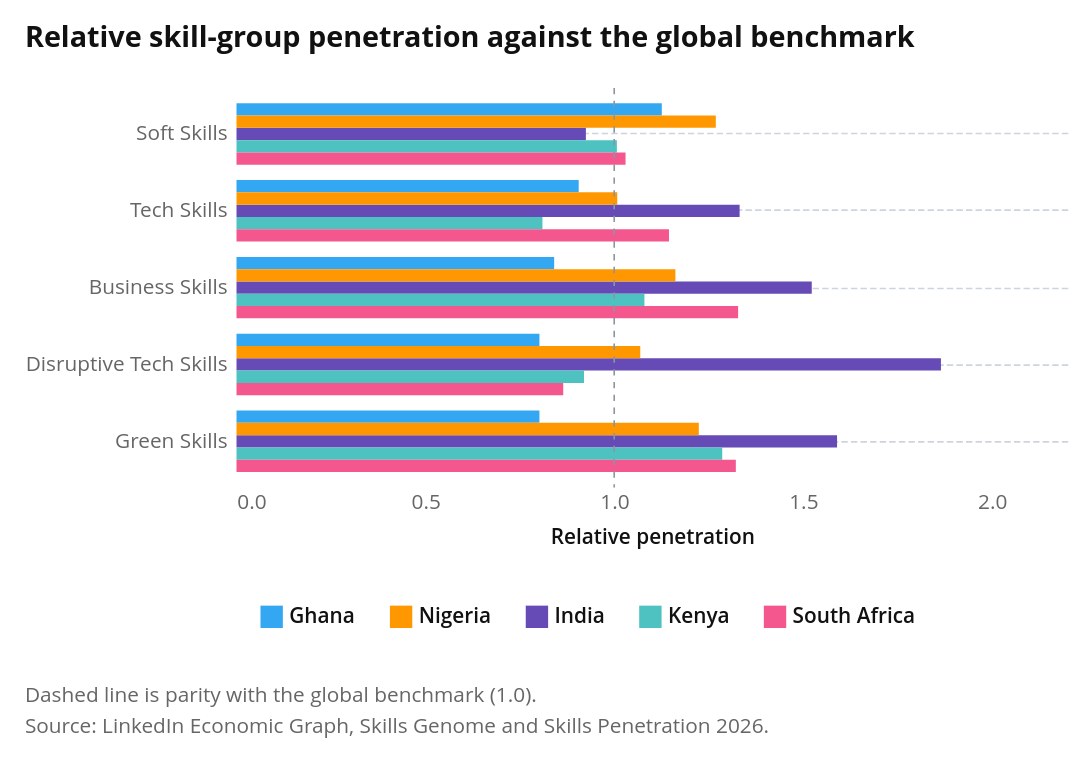

The cell this chart's notebook holds for it:
### Markdown cell above
### Pooled by country (2017–2025)

### Code cell
comparators = read_comparators()
skill_penetration = read_skills("3A - SPP Ctry", header=5, countries=COUNTRIES).assign(
    **{c: lambda d, c=c: pd.to_numeric(d[c]) for c in ["Average", "Global", "Relative"]}
)
skill_penetration.to_csv(PROCESSED_PATH / "skill_penetration_country.csv", index=False)


def plot_country_penetration(data, width=520, height=250):
    """Plot relative skill-group penetration for the selected countries."""
    countries = [c for c in COUNTRIES if c in set(data["Country"])]
    highlight = alt.selection_point(fields=["Country"], bind="legend", name="pick")
    top = data["Relative"].max() * 1.08

    bars = (
        alt.Chart(data)
        .mark_bar()
        .encode(
            y=alt.Y("Skill:N", title=None, sort=SKILL_ORDER),
            yOffset=alt.YOffset("Country:N", sort=countries),
            x=alt.X(
                "mean(Relative):Q",
                title="Relative penetration",
                scale=alt.Scale(domain=[0, top]),
            ),
            color=alt.Color("Country:N", scale=skill_scale(countries), title=None),
            opacity=alt.when(highlight).then(alt.value(1)).otherwise(alt.value(0.25)),
            tooltip=[
                "Country:N",
                "Skill:N",
                alt.Tooltip("mean(Relative):Q", format=".2f", title="Relative"),
            ],
        )
        .add_params(highlight)
    )
    parity = (
        alt.Chart(data)
        .transform_aggregate(_rows="count()")
        .mark_rule(color=attaviz.REFERENCE, strokeDash=[4, 4])
        .encode(x=alt.datum(BENCHMARK))
    )
    chart = alt.layer(bars, parity).properties(
        width=width,
        height=height,
        title="Relative skill-group penetration against the global benchmark",
    )
    return attaviz.add_caption(
        chart,
        ["Dashed line is parity with the global benchmark (1.0).", SKILLS_NOTE],
        align="left",
    )


plot_country_penetration(skill_penetration)

### Figure 1 — Vega specification as saved in the notebook (floating-point values rounded to 4 significant figures)
{"$schema": "https://vega.github.io/schema/vega/v6.json", "data": [{"name": "pick_store"}, {"name": "source_0"}, {"name": "data_0"}, {"name": "data_1", "values": [{"Country": "Ghana", "Skill": "Business Skills", "mean_Relative": 0.841}, {"Country": "Ghana", "Skill": "Disruptive Tech Skills", "mean_Relative": 0.802}, {"Country": "Ghana", "Skill": "Green Skills", "mean_Relative": 0.802}, {"Country": "Ghana", "Skill": "Soft Skills", "mean_Relative": 1.126}, {"Country": "Ghana", "Skill": "Tech Skills", "mean_Relative": 0.906}, {"Country": "India", "Skill": "Business Skills", "mean_Relative": 1.523}, {"Country": "India", "Skill": "Disruptive Tech Skills", "mean_Relative": 1.865}, {"Country": "India", "Skill": "Green Skills", "mean_Relative": 1.59}, {"Country": "India", "Skill": "Soft Skills", "mean_Relative": 0.925}, {"Country": "India", "Skill": "Tech Skills", "mean_Relative": 1.332}, {"Country": "Kenya", "Skill": "Business Skills", "mean_Relative": 1.08}, {"Country": "Kenya", "Skill": "Disruptive Tech Skills", "mean_Relative": 0.92}, {"Country": "Kenya", "Skill": "Green Skills", "mean_Relative": 1.286}, {"Country": "Kenya", "Skill": "Soft Skills", "mean_Relative": 1.007}, {"Country": "Kenya", "Skill": "Tech Skills", "mean_Relative": 0.81}, {"Country": "Nigeria", "Skill": "Business Skills", "mean_Relative": 1.162}, {"Country": "Nigeria", "Skill": "Disruptive Tech Skills", "mean_Relative": 1.069}, {"Country": "Nigeria", "Skill": "Green Skills", "mean_Relative": 1.224}, {"Country": "Nigeria", "Skill": "Soft Skills", "mean_Relative": 1.269}, {"Country": "Nigeria", "Skill": "Tech Skills", "mean_Relative": 1.008}, {"Country": "South Africa", "Skill": "Business Skills", "mean_Relative": 1.328}, {"Country": "South Africa", "Skill": "Disruptive Tech Skills", "mean_Relative": 0.865}, {"Country": "South Africa", "Skill": "Green Skills", "mean_Relative": 1.322}, {"Country": "South Africa", "Skill": "Soft Skills", "mean_Relative": 1.03}, {"Country": "South Africa", "Skill": "Tech Skills", "mean_Relative": 1.145}]}, {"name": "data_2", "values": [{"_rows": 25}]}, {"name": "data_0_yOffset_domain_Country", "values": [{"Country": "Ghana", "sort_field": 0.0}, {"Country": "India", "sort_field": 2.0}, {"Country": "Kenya", "sort_field": 3.0}, {"Country": "Nigeria", "sort_field": 1.0}, {"Country": "South Africa", "sort_field": 4.0}]}, {"name": "data_0_concat_0_y_domain_Skill", "values": [{"Skill": "Business Skills", "sort_field": 2.0}, {"Skill": "Disruptive Tech Skills", "sort_field": 3.0}, {"Skill": "Green Skills", "sort_field": 4.0}, {"Skill": "Soft Skills", "sort_field": 0.0}, {"Skill": "Tech Skills", "sort_field": 1.0}]}], "signals": [{"name": "childHeight", "value": 250}, {"name": "unit", "value": {}, "on": [{"events": "pointermove", "update": "isTuple(group()) ? group() : unit"}]}, {"name": "pick_Country_legend", "value": null, "on": [{"events": [{"source": "view", "markname": "Country_legend_symbols", "type": "click"}, {"source": "view", "markname": "Country_legend_labels", "type": "click"}, {"source": "view", "markname": "Country_legend_entries", "type": "click"}], "update": "isDefined(datum.value) ? datum.value : item().items[0].items[0].datum.value", "force": true}, {"events": [{"source": "view", "type": "click"}], "update": "!event.item || !datum ? null : pick_Country_legend", "force": true}]}, {"name": "pick", "update": "vlSelectionResolve(\"pick_store\", \"union\", true, true)"}], "marks": [{"type": "group", "name": "concat_0_group", "encode": {"update": {"width": {"signal": "width"}, "height": {"signal": "childHeight"}}}, "signals": [{"name": "pick_tuple", "update": "pick_Country_legend !== null ? {fields: pick_tuple_fields, values: [pick_Country_legend]} : null"}, {"name": "pick_tuple_fields", "value": [{"type": "E", "field": "Country"}]}, {"name": "pick_toggle", "value": false, "on": [{"events": {"merge": [{"source": "view", "type": "click"}]}, "update": "event.shiftKey"}]}, {"name": "pick_modify", "on": [{"events": {"signal": "pick_tuple"}, "update": "modify(\"pick_store\", pick_toggle ? null : pick_tuple, pick_toggle ? null : true, pick_toggle ? pick_tuple : null)"}]}], "marks": [{"type": "rect", "name": "view_52c181ed158c3895_0_marks", "from": {"data": "data_1"}, "encode": {"update": {"opacity": [{"value": 1, "test": "!length(data(\"pick_store\")) || vlSelectionTest(\"pick_store\", datum)"}, {"value": 0.25}], "y": {"field": "Skill", "scale": "concat_0_y", "offset": {"field": "Country", "scale": "yOffset"}}, "x2": {"value": 0, "scale": "concat_0_x"}, "fill": {"field": "Country", "scale": "color"}, "cornerRadiusTopRight": {"value": 0}, "height": {"signal": "max(0.25, bandwidth('yOffset'))"}, "x": {"field": "mean_Relative", "scale": "concat_0_x"}, "tooltip": {"signal": "{\"Country\": isValid(datum[\"Country\"]) ? isArray(datum[\"Country\"]) ? join(datum[\"Country\"], '\\n') : datum[\"Country\"] : \"\"+datum[\"Country\"], \"Skill\": isValid(datum[\"Skill\"]) ? isArray(datum[\"Skill\"]) ? join(datum[\"Skill\"], '\\n') : datum[\"Skill\"] : \"\"+datum[\"Skill\"], \"Relative\": format(datum[\"mean_Relative\"], \".2f\")}"}, "cornerRadiusBottomRight": {"value": 0}}}, "interactive": true, "style": ["bar"]}, {"type": "rule", "name": "concat_0_layer_1_marks", "from": {"data": "data_2"}, "encode": {"update": {"y2": {"field": {"signal": null, "datum": null, "group": "height", "parent": null}}, "strokeDash": {"value": [4, 4]}, "y": {"value": 0}, "x": {"value": 1, "scale": "concat_0_x"}, "stroke": {"value": "#8A969F"}}}, "style": ["rule"], "interactive": false}], "axes": [{"scale": "concat_0_y", "labels": false, "zindex": 0, "aria": false, "maxExtent": 0, "gridScale": "concat_0_x", "minExtent": 0, "ticks": false, "grid": true, "tickCount": 5, "domain": false, "orient": "left"}, {"scale": "concat_0_x", "zindex": 0, "grid": false, "labelFlush": true, "tickCount": 5, "title": "Relative penetration", "orient": "bottom", "labelBaseline": "top", "labelOverlap": true}, {"scale": "concat_0_y", "tickSize": 0, "orient": "left", "grid": false, "labelPadding": 6, "tickCount": 5, "zindex": 0}], "title": {"text": "Relative skill-group penetration against the global benchmark", "anchor": "start", "offset": 21}, "style": "cell"}], "scales": [{"name": "yOffset", "type": "band", "domain": {"data": "data_0_yOffset_domain_Country", "field": "Country", "sort": {"op": "max", "field": "sort_field"}}, "range": [0, {"signal": "bandwidth('concat_0_y')"}]}, {"name": "color", "type": "ordinal", "domain": ["Ghana", "Nigeria", "India", "Kenya", "South Africa"], "range": ["#34A7F2", "#FF9800", "#664AB6", "#4EC2C0", "#F3578E"]}, {"name": "concat_0_x", "type": "linear", "domain": [0, 2.014], "range": [0, {"signal": "width"}], "nice": true, "zero": true}, {"name": "concat_0_y", "type": "band", "domain": {"data": "data_0_concat_0_y_domain_Skill", "field": "Skill", "sort": {"op": "max", "field": "sort_field"}}, "range": [0, {"signal": "childHeight"}], "paddingInner": 0.2, "paddingOuter": 0.2}], "title": {"text": ["Dashed line is parity with the global benchmark (1.0).", "Source: LinkedIn Economic Graph, Skills Genome and Skills Penetration 2026."], "anchor": "start", "fontWeight": 400, "offset": 21, "font": "Open Sans, sans-serif", "lineHeight": 20, "color": "#666666", "orient": "bottom", "fontSize": 13}, "legends": [{"fill": "color", "direction": "horizontal", "symbolType": "square", "encode": {"labels": {"name": "Country_legend_labels", "interactive": true, "update": {"opacity": [{"test": "(!length(data(\"pick_store\")) || (pick[\"Country\"] && indexof(pick[\"Country\"], datum.value) >= 0))", "value": 1}, {"value": 0.35}], "cursor": {"value": "pointer"}}}, "symbols": {"name": "Country_legend_symbols", "interactive": true, "update": {"opacity": [{"test": "(!length(data(\"pick_store\")) || (pick[\"Country\"] && indexof(pick[\"Country\"], datum.value) >= 0))", "value": 1}, {"value": 0.35}], "cursor": {"value": "pointer"}}}, "entries": {"name": "Country_legend_entries", "interactive": true, "update": {"fill": {"value": "transparent"}, "cursor": {"value": "pointer"}}}}}], "config": {"range": {"category": ["#34A7F2", "#FF9800", "#664AB6", "#4EC2C0", "#F3578E", "#081079", "#0C7C68", "#AA0000", "#DDDA21"], "diverging": ["#920000", "#BD6126", "#E3A763", "#EFEFEF", "#80BDE7", "#3587C3", "#025288"], "heatmap": ["#E3F6FD", "#75CCEC", "#089BD4", "#0169A1", "#023B6F"], "ordinal": ["#E3F6FD", "#75CCEC", "#089BD4", "#0169A1", "#023B6F"], "ramp": ["#E3F6FD", "#75CCEC", "#089BD4", "#0169A1", "#023B6F"]}, "mark": {"tooltip": true}, "axis": {"domain": false, "grid": true, "gridColor": "#CED4DE", "gridDash": [4, 2], "gridWidth": 1, "labelFont": "Open Sans, sans-serif", "labelFontSize": 13, "labelFontWeight": 400, "labelColor": "#666666", "labelPadding": 3, "tickColor": "#CED4DE", "tickSize": 5, "tickCount": 5, "titleFont": "Open Sans, sans-serif", "titleFontSize": 13, "titleFontWeight": 600, "titleColor": "#111111", "titlePadding": 9}, "axisBand": {"labelPadding": 6, "tickSize": 0}, "axisX": {"grid": false, "tickSize": 0, "labelAngle": 0}, "axisY": {"domain": false, "ticks": false, "gridColor": "#CED4DE", "gridDash": [4, 2], "gridWidth": 1}, "legend": {"labelFont": "Open Sans, sans-serif", "labelFontSize": 13, "labelFontWeight": 600, "labelColor": "#111111", "titleFont": "Open Sans, sans-serif", "titleFontSize": 13, "titleFontWeight": 600, "titleColor": "#111111", "titlePadding": 3, "symbolSize": 196, "symbolStrokeWidth": 0, "padding": 15, "offset": 21, "columnPadding": 21, "orient": "bottom", "labelLimit": 200, "titleLimit": 200}, "style": {"cell": {"stroke": null}, "arc": {"stroke": "white", "strokeWidth": 1}, "area": {"opacity": 0.7}, "bar": {"cornerRadiusEnd": 0}, "line": {"strokeWidth": 4, "strokeCap": "round", "strokeJoin": "round"}, "point": {"size": 60, "stroke": "white", "strokeWidth": 1}, "rect": {"stroke": "#8A969F", "strokeWidth": 0.5}, "circle": {"stroke": "white", "strokeWidth": 1}, "square": {"stroke": "white", "strokeWidth": 1}, "geoshape": {"stroke": "#666666", "strokeWidth": 0.3, "strokeJoin": "round", "strokeCap": "round"}, "group-title": {"font": "Open Sans, sans-serif", "fontSize": 18, "fontWeight": 700, "lineHeight": 22, "fill": "#111111"}}, "title": {"subtitleColor": "#666666", "subtitleFont": "Open Sans, sans-serif", "subtitleFontSize": 15, "subtitleFontWeight": 400, "subtitleLineHeight": 18, "subtitlePadding": 3}}, "layout": {"padding": 18, "columns": 1, "bounds": "full", "align": "each"}, "width": 520, "background": "white", "padding": 15}
